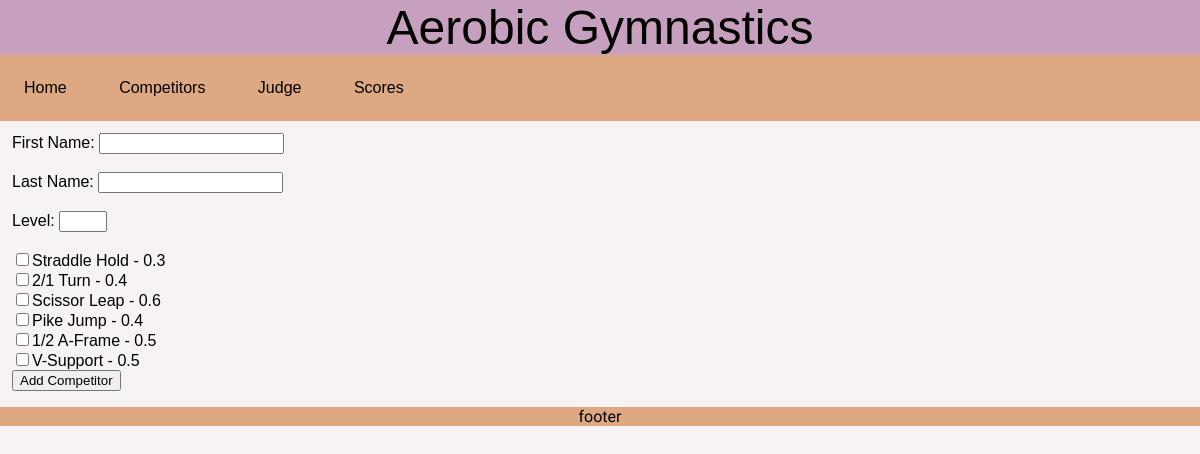
The page /competitor/add on the database its author committed.
### tables this page shows
CREATE TABLE Skill (id INTEGER PRIMARY KEY, name STRING UNIQUE, difficulty DECIMAL (3));

### Main.py (the view)
@app.route("/competitor/add")
def add_competitor():
   connection = sqlite3.connect('aerobicgymnastics.db')
   cursor = connection.cursor()
   cursor.execute("SELECT name, difficulty From Skill")
   skills = cursor.fetchall()
   connection.close()
   session['x'] = "add"
   return render_template("add_competitor.html", skills=skills)

### templates/add_competitor.html
{% extends "layout.html" %}
{% block content %}
    <form method="post", action="/competitor">
        First Name: <input type="text" name="first_name"><br><br>
        Last Name: <input type="text", name="last_name"><br><br>
        Level: <input type="number" name="level" min="1", max="5", step="1" id=""><br><br>
        {% for item in skills %}
            <input type="checkbox" name="selected_skills" value="{{ item[0] }}">{{ item[0] }} - {{ item[1] }} <br>
        {% endfor %}
        <input type="submit" value="Add Competitor" id="submit">
    </form>
{% endblock content%}

### static/style.css (style rules this page uses)
body { background-color: #F6F3F2; margin: 0; }
* { box-sizing: border-box }
body { font-family: Verdana, sans-serif; margin:0 }

### rows shown on the page
Skill: name "Straddle Hold", difficulty "0.3"
Skill: name "2/1 Turn", difficulty "0.4"
Skill: name "Scissor Leap", difficulty "0.6"
Skill: name "Pike Jump", difficulty "0.4"
Skill: name "1/2 A-Frame", difficulty "0.5"
Skill: name "V-Support", difficulty "0.5"
